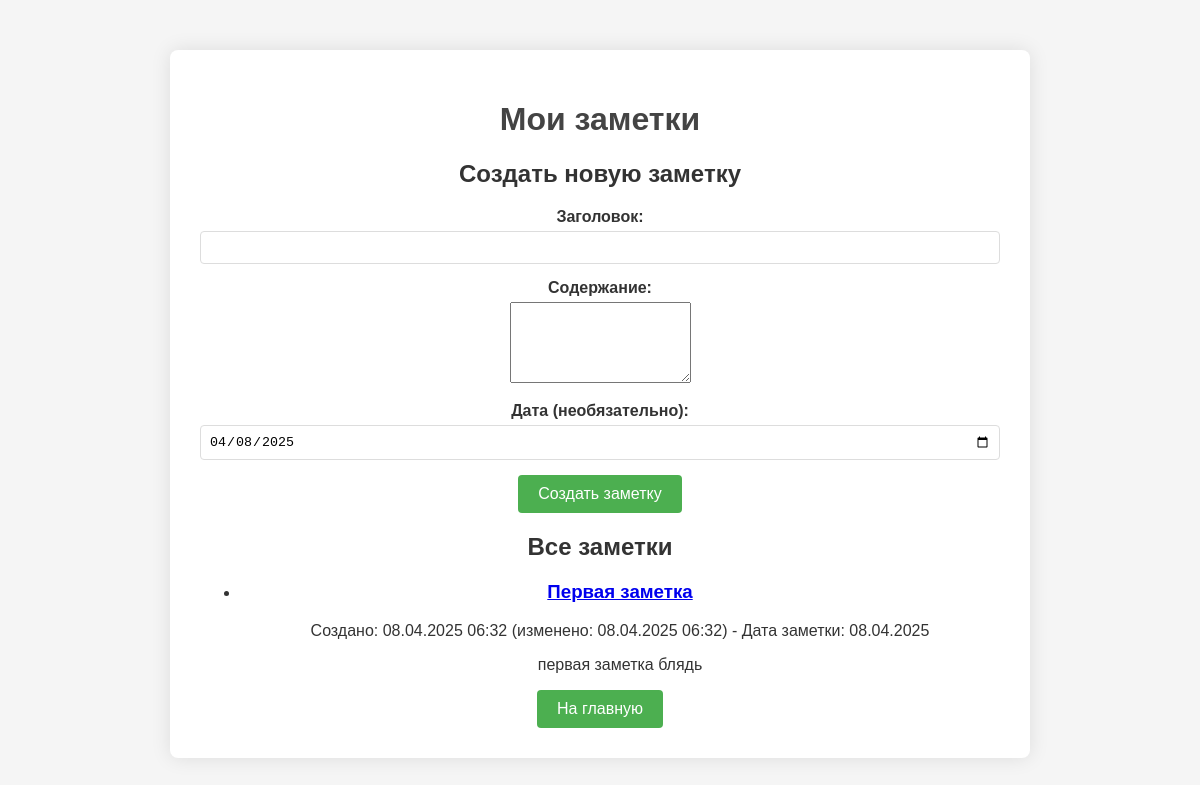
Before: /notes (signed in) with the older database file.
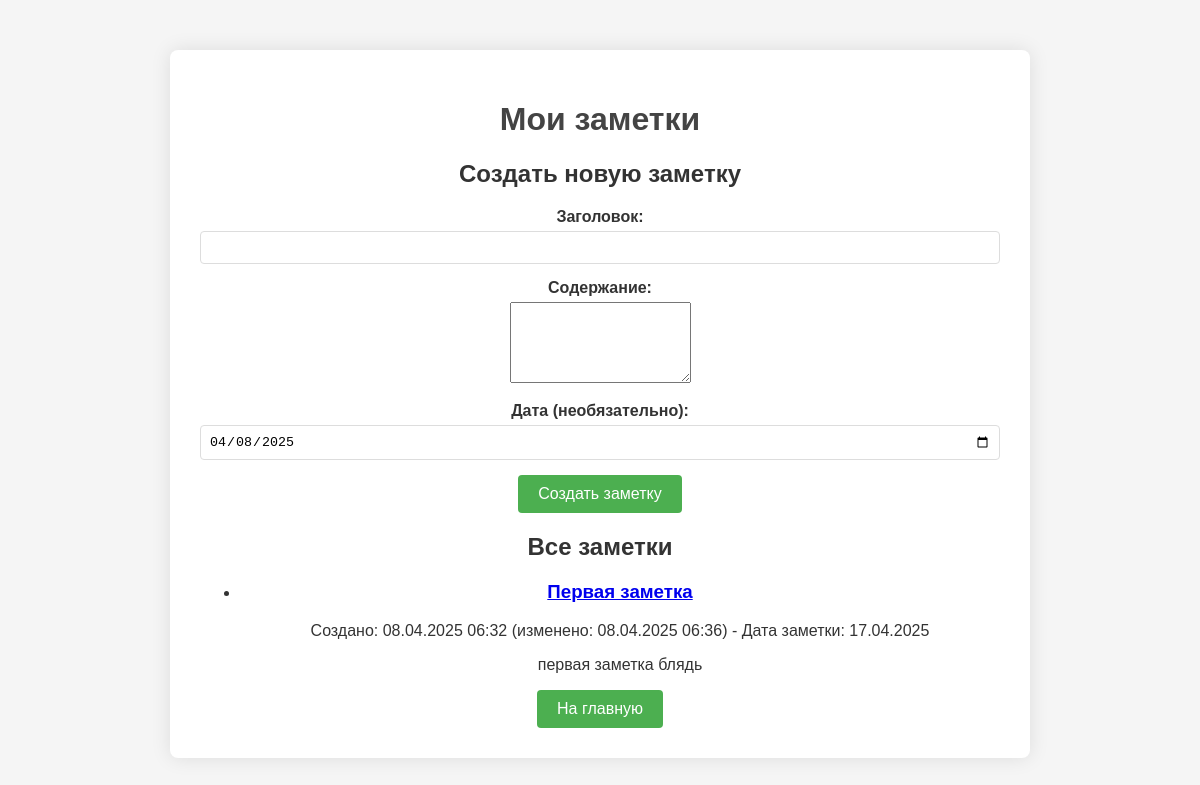
After: the same page with the newer database file.
### models.py (models this page shows)
class Note(Base):
    __tablename__ = "notes"
    id = Column(Integer, primary_key=True, index=True)
    title = Column(String, index=True)
    content = Column(Text)
    created_at = Column(DateTime, default=datetime.utcnow)
    updated_at = Column(DateTime, default=datetime.utcnow, onupdate=datetime.utcnow)
    note_date = Column(Date)
    owner_id = Column(Integer, ForeignKey("users.id"))
    owner = relationship("User", back_populates="notes")

### main.py (the view)
@app.get("/notes", response_class=HTMLResponse)
async def notes_page(
    request: Request,
    current_user: User = Depends(get_current_user),
    db: Session = Depends(get_db)
):
    if not current_user:
        return RedirectResponse("/login")
    notes = db.query(Note).filter(Note.owner_id == current_user.id).order_by(Note.updated_at.desc()).all()
    return templates.TemplateResponse("notes.html", {
        "request": request,
        "username": current_user.username,
        "notes": notes,
        "today": date.today()
    })

### templates/notes.html
{% extends "base.html" %}
{% block content %}
<div class="container">
    <h1>Мои заметки</h1>
    <div class="note-form">
        <h2>Создать новую заметку</h2>
        <form action="/notes/create" method="post">
            <div class="form-group">
                <label for="title">Заголовок:</label>
                <input type="text" id="title" name="title" required>
            </div>
            <div class="form-group">
                <label for="content">Содержание:</label>
                <textarea id="content" name="content" rows="5" required></textarea>
            </div>
            <div class="form-group">
                <label for="note_date">Дата (необязательно):</label>
                <input type="date" id="note_date" name="note_date" value="{{ today }}">
            </div>
            <button type="submit" class="btn">Создать заметку</button>
        </form>
    </div>
    <div class="notes-list">
        <h2>Все заметки</h2>
        {% if notes %}
        <ul>
            {% for note in notes %}
            <li class="note-item">
                <h3><a href="/notes/{{ note.id }}">{{ note.title }}</a></h3>
                <p class="note-date">
                    Создано: {{ note.created_at.strftime('%d.%m.%Y %H:%M') }}
                    {% if note.updated_at != note.created_at %}
                    (изменено: {{ note.updated_at.strftime('%d.%m.%Y %H:%M') }})
                    {% endif %}
                    {% if note.note_date %}
                    - Дата заметки: {{ note.note_date.strftime('%d.%m.%Y') }}
                    {% endif %}
                </p>
                <div class="note-preview">{{ note.content[:100] }}{% if note.content|length > 100 %}...{% endif %}</div>
            </li>
            {% endfor %}
        </ul>
        {% else %}
        <p>У вас пока нет заметок.</p>
        {% endif %}
    </div>
    <div class="back-link">
        <a href="/" class="btn">На главную</a>
    </div>
</div>
{% endblock %}

### templates/base.html (shortened to what this page needs)
<!DOCTYPE html>
<html lang="ru">
<head>
    <link rel="stylesheet" href="/static/css/style.css">
    <link rel="stylesheet" href="https://cdnjs.cloudflare.com/ajax/libs/font-awesome/6.4.0/css/all.min.css">
</head>
<body>
    {% block content %}{% endblock %}
</body>
</html>

### static/css/style.css (style rules this page uses)
body { font-family: Arial, sans-serif; margin: 0; padding: 0; background-color: #f5f5f5; color: #333; }
.container { max-width: 800px; margin: 50px auto; padding: 20px; background-color: white; border-radius: 8px; box-shadow: 0 0 10px rgba(0, 0, 0, 0.1); }
h1 { text-align: center; color: #444; }
.btn { display: inline-block; padding: 10px 20px; background-color: #4CAF50; color: white; text-decoration: none; border-radius: 4px; border: none; cursor: pointer; font-size: 16px; transition: background-color 0.3s; }
.form-group { margin-bottom: 15px; }
.form-group label { display: block; margin-bottom: 5px; font-weight: bold; }
.form-group input { width: 100%; padding: 8px; border: 1px solid #ddd; border-radius: 4px; box-sizing: border-box; }
.container { max-width: 800px; margin: 50px auto; padding: 30px; background: white; border-radius: 8px; box-shadow: 0 0 20px rgba(0, 0, 0, 0.1); text-align: center; }

Changed rows visible on the page:
changed Note "Первая заметка": updated_at "08.04.2025 06:32" → "08.04.2025 06:36"; note_date "08.04.2025" → "17.04.2025"
